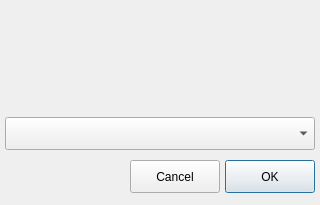
<?xml version="1.0" encoding="UTF-8"?>
<ui version="4.0">
 <class>dlgChooseAccount</class>
 <widget class="QDialog" name="dlgChooseAccount">
  <property name="windowModality">
   <enum>Qt::ApplicationModal</enum>
  </property>
  <property name="geometry">
   <rect>
    <x>0</x>
    <y>0</y>
    <width>320</width>
    <height>205</height>
   </rect>
  </property>
  <property name="windowTitle">
   <string notr="true">Choose Account</string>
  </property>
  <property name="modal">
   <bool>true</bool>
  </property>
  <widget class="QLabel" name="lblMessage">
   <property name="geometry">
    <rect>
     <x>5</x>
     <y>5</y>
     <width>291</width>
     <height>121</height>
    </rect>
   </property>
   <property name="text">
    <string notr="true"/>
   </property>
  </widget>
  <widget class="QComboBox" name="comboBox">
   <property name="geometry">
    <rect>
     <x>5</x>
     <y>117</y>
     <width>310</width>
     <height>33</height>
    </rect>
   </property>
  </widget>
  <widget class="QPushButton" name="btnOK">
   <property name="geometry">
    <rect>
     <x>225</x>
     <y>160</y>
     <width>90</width>
     <height>33</height>
    </rect>
   </property>
   <property name="text">
    <string notr="true">OK</string>
   </property>
  </widget>
  <widget class="QPushButton" name="btnCancel">
   <property name="geometry">
    <rect>
     <x>130</x>
     <y>160</y>
     <width>90</width>
     <height>33</height>
    </rect>
   </property>
   <property name="text">
    <string notr="true">Cancel</string>
   </property>
  </widget>
 </widget>
 <resources/>
 <connections>
  <connection>
   <sender>btnOK</sender>
   <signal>clicked()</signal>
   <receiver>dlgChooseAccount</receiver>
   <slot>accept()</slot>
   <hints>
    <hint type="sourcelabel">
     <x>228</x>
     <y>176</y>
    </hint>
    <hint type="destinationlabel">
     <x>149</x>
     <y>102</y>
    </hint>
   </hints>
  </connection>
  <connection>
   <sender>btnCancel</sender>
   <signal>clicked()</signal>
   <receiver>dlgChooseAccount</receiver>
   <slot>reject()</slot>
   <hints>
    <hint type="sourcelabel">
     <x>174</x>
     <y>176</y>
    </hint>
    <hint type="destinationlabel">
     <x>159</x>
     <y>102</y>
    </hint>
   </hints>
  </connection>
 </connections>
</ui>
